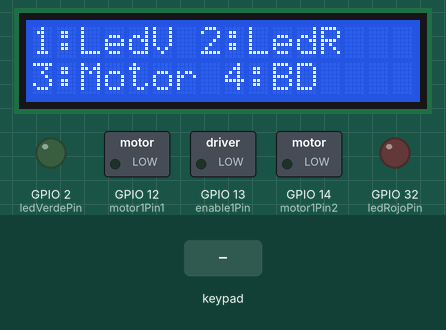
This sketch was run on a simulated ESP32. On the bench: 16×2 character LCD, switched loads named in the sketch (green lamp = pin HIGH), output pins drawn as LEDs (lit = HIGH). Inputs (shaded band) come from the test bench. WiFi joins after 1.5 s; servers stay silent unless stated; uploads are accepted with an empty reply; what the sketch prints to the serial monitor is not drawn.

Above: at 4.5 s.
4.6 s: keypad keys 2 3 1 9 1 8 5 pressed 0.4 s apart
At 7.7 s:
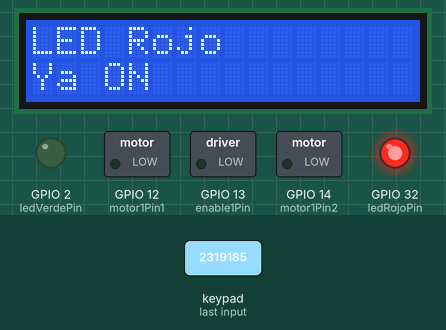
8.9 s: key '2' pressed
At 10.0 s:
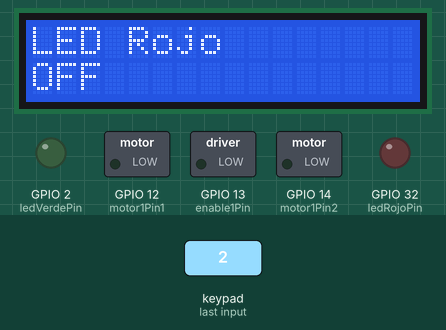
10.4 s: keypad keys 1 3 9 7 2 2 2 pressed 0.4 s apart
At 11.2 s:
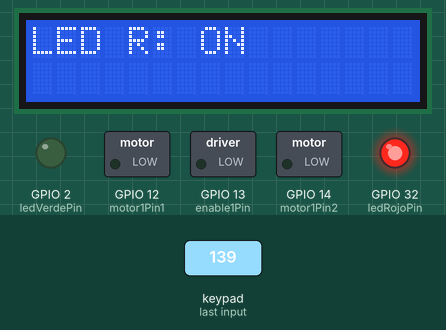
14.7 s: keypad keys 2 3 1 9 1 8 5 D pressed 0.4 s apart
At 16.0 s:
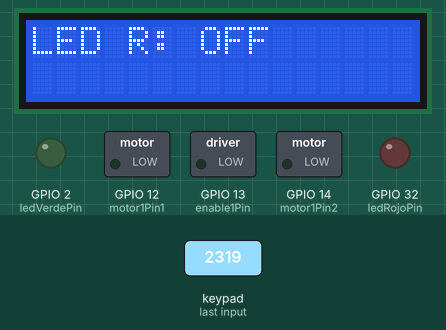
19.4 s: keypad keys 1 7 1 6 4 1 5 pressed 0.4 s apart
At 22.0 s:
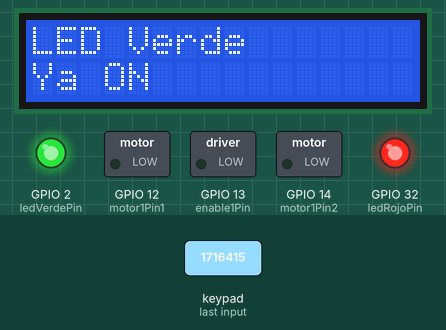
23.7 s: key '3' pressed
At 24.9 s:
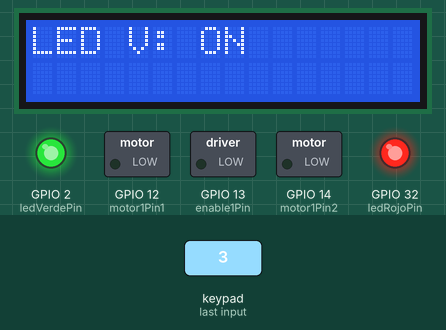
Timing chart, 0 to 26.7 s (numbered marks = the images above; inputs shaded):
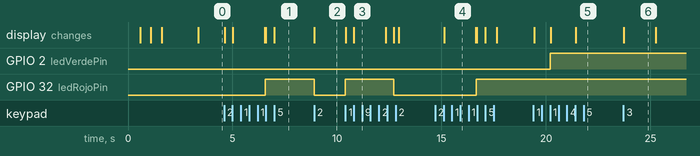

The sketch:

ESP32_WiFi_API.ino
```cpp
#include <Arduino.h>
#include <Wire.h>
#include <LiquidCrystal_I2C.h>
#include <WiFi.h>
#include <HTTPClient.h>
#include <Keypad.h>
#include <ArduinoJson.h>

// ============================================================================
// CONFIGURACIÓN WiFi
// ============================================================================
const char *ssid = "Camilo";
const char *password = "redmin13";

// URL base de tu API
const char *apiBaseURL = "http://10.110.150.231:5000/api";

// ============================================================================
// CONFIGURACIÓN LCD
// ============================================================================
LiquidCrystal_I2C lcd(0x27, 16, 2);

// ============================================================================
// CONFIGURACIÓN MOTOR Y LEDS
// ============================================================================
int motor1Pin1 = 12;
int motor1Pin2 = 14;
int enable1Pin = 13;
int dutyCycle = 200;

int btnMotorOn = 27;
int btnMotorOff = 26;
int btnLedVerde = 25;
int btnLedRojo = 33;
int ledVerdePin = 2;
int ledRojoPin = 32;

bool motorEncendido = false;
bool ledVerdeEncendido = false;
bool ledRojoEncendido = false;

unsigned long lastDebounceTime = 0;
unsigned long debounceDelay = 50;

// IDs de dispositivos
const int DISP_MOTOR_ID = 1;
const int DISP_LED_VERDE_ID = 2;
const int DISP_LED_ROJO_ID = 3;

// Usuario activo
int usuarioId = 1;
String nombreUsuario = "Desconocido";

// ============================================================================
// CONFIGURACIÓN TECLADO MATRICIAL
// ============================================================================
const byte FILAS = 4;
const byte COLUMNAS = 4;
char teclas[FILAS][COLUMNAS] = {
    {'1', '2', '3', 'A'},
    {'4', '5', '6', 'B'},
    {'7', '8', '9', 'C'},
    {'*', '0', '#', 'D'}};

byte pinesFilas[FILAS] = {23, 19, 18, 5};
byte pinesColumnas[COLUMNAS] = {17, 16, 4, 15};
Keypad teclado = Keypad(makeKeymap(teclas), pinesFilas, pinesColumnas, FILAS, COLUMNAS);

// ============================================================================
// FUNCIONES WiFi y API
// ============================================================================
void mostrarEstado(const char *linea1, const char *linea2)
{
    lcd.clear();
    lcd.setCursor(0, 0);
    lcd.print(linea1);
    lcd.setCursor(0, 1);
    lcd.print(linea2);
}

void conectarWiFi()
{
    lcd.clear();
    lcd.print("Conectando...");
    WiFi.begin(ssid, password);

    int intentos = 0;
    while (WiFi.status() != WL_CONNECTED && intentos < 20)
    {
        delay(500);
        lcd.setCursor(intentos % 16, 1);
        lcd.print(".");
        intentos++;
    }

    if (WiFi.status() == WL_CONNECTED)
    {
        lcd.clear();
        lcd.print("WiFi OK");
        lcd.setCursor(0, 1);
        lcd.print(WiFi.localIP());
        delay(1500);
    }
    else
    {
        lcd.clear();
        lcd.print("WiFi Error");
        lcd.setCursor(0, 1);
        lcd.print("Modo offline");
        delay(1500);
    }
}

// Obtener usuario activo desde la API
void obtenerUsuarioActivo()
{
    if (WiFi.status() != WL_CONNECTED)
        return;

    String url = String(apiBaseURL) + "/usuarios/activo";
    HTTPClient http;
    http.begin(url);
    int httpCode = http.GET();

    if (httpCode == 200)
    {
        String payload = http.getString();
        DynamicJsonDocument doc(512);
        DeserializationError err = deserializeJson(doc, payload);

        if (!err && doc["success"])
        {
            usuarioId = doc["usuario_activo"]["id"].as<int>();
            nombreUsuario = doc["usuario_activo"]["nombre"].as<String>();
            mostrarEstado("Usuario:", nombreUsuario.c_str());
            delay(2000);
        }
    }

    http.end();
}

// Enviar acción a la API
void enviarAccionAPI(int dispositivoId, String accion)
{
    if (WiFi.status() != WL_CONNECTED)
    {
        Serial.println("Sin conexión WiFi - no se envió a API");
        return;
    }

    String url = String(apiBaseURL) + "/acciones/registrar";
    HTTPClient http;
    http.begin(url);
    http.addHeader("Content-Type", "application/json");

    String jsonData = "{";
    jsonData += "\"usuario_id\":" + String(usuarioId) + ",";
    jsonData += "\"dispositivo_id\":" + String(dispositivoId) + ",";
    jsonData += "\"accion\":\"" + accion + "\"";
    jsonData += "}";

    int code = http.POST(jsonData);
    http.end();

    Serial.printf("POST %s -> %d\n", url.c_str(), code);
}

// ============================================================================
// FUNCIONES DE CONTROL
// ============================================================================
void motorOn()
{
    if (!motorEncendido)
    {
        digitalWrite(motor1Pin1, HIGH);
        digitalWrite(motor1Pin2, LOW);
        analogWrite(enable1Pin, dutyCycle);
        motorEncendido = true;
        mostrarEstado("Motor", "ON");
        enviarAccionAPI(DISP_MOTOR_ID, "ENCENDER");
    }
    else
    {
        mostrarEstado("Motor", "Ya esta ON");
    }
}

void motorOff()
{
    if (motorEncendido)
    {
        digitalWrite(motor1Pin1, LOW);
        digitalWrite(motor1Pin2, LOW);
        analogWrite(enable1Pin, 0);
        motorEncendido = false;
        mostrarEstado("Motor", "OFF");
        enviarAccionAPI(DISP_MOTOR_ID, "APAGAR");
    }
    else
    {
        mostrarEstado("Motor", "Ya esta OFF");
    }
}

void ledVerdeOn()
{
    if (!ledVerdeEncendido)
    {
        ledVerdeEncendido = true;
        digitalWrite(ledVerdePin, HIGH);
        mostrarEstado("LED Verde", "ON");
        enviarAccionAPI(DISP_LED_VERDE_ID, "ENCENDER");
    }
    else
        mostrarEstado("LED Verde", "Ya ON");
}

void ledVerdeOff()
{
    if (ledVerdeEncendido)
    {
        ledVerdeEncendido = false;
        digitalWrite(ledVerdePin, LOW);
        mostrarEstado("LED Verde", "OFF");
        enviarAccionAPI(DISP_LED_VERDE_ID, "APAGAR");
    }
    else
        mostrarEstado("LED Verde", "Ya OFF");
}

void ledRojoOn()
{
    if (!ledRojoEncendido)
    {
        ledRojoEncendido = true;
        digitalWrite(ledRojoPin, HIGH);
        mostrarEstado("LED Rojo", "ON");
        enviarAccionAPI(DISP_LED_ROJO_ID, "ENCENDER");
    }
    else
        mostrarEstado("LED Rojo", "Ya ON");
}

void ledRojoOff()
{
    if (ledRojoEncendido)
    {
        ledRojoEncendido = false;
        digitalWrite(ledRojoPin, LOW);
        mostrarEstado("LED Rojo", "OFF");
        enviarAccionAPI(DISP_LED_ROJO_ID, "APAGAR");
    }
    else
        mostrarEstado("LED Rojo", "Ya OFF");
}

// ============================================================================
// TECLADO
// ============================================================================
int menuActual = 0;
bool enSubmenu = false;

void mostrarMenuPrincipal()
{
    lcd.clear();
    lcd.setCursor(0, 0);
    lcd.print("1:LedV 2:LedR");
    lcd.setCursor(0, 1);
    lcd.print("3:Motor 4:BD");
}

void mostrarSubmenu(String nombre)
{
    lcd.clear();
    lcd.setCursor(0, 0);
    lcd.print(nombre);
    lcd.setCursor(0, 1);
    lcd.print("1:ON 2:OFF 3:EST");
}

void manejarTeclado()
{
    char tecla = teclado.getKey();
    if (!tecla)
        return;

    if (!enSubmenu)
    {
        if (tecla >= '1' && tecla <= '3')
        {
            menuActual = tecla - '0';
            enSubmenu = true;
            if (menuActual == 1)
                mostrarSubmenu("LED Verde");
            else if (menuActual == 2)
                mostrarSubmenu("LED Rojo");
            else if (menuActual == 3)
                mostrarSubmenu("Motor");
        }
    }
    else
    {
        if (tecla == '1')
        {
            if (menuActual == 1)
                ledVerdeOn();
            else if (menuActual == 2)
                ledRojoOn();
            else if (menuActual == 3)
                motorOn();
        }
        else if (tecla == '2')
        {
            if (menuActual == 1)
                ledVerdeOff();
            else if (menuActual == 2)
                ledRojoOff();
            else if (menuActual == 3)
                motorOff();
        }
        else if (tecla == '3')
        {
            lcd.clear();
            if (menuActual == 1)
                lcd.print(ledVerdeEncendido ? "LED V: ON" : "LED V: OFF");
            else if (menuActual == 2)
                lcd.print(ledRojoEncendido ? "LED R: ON" : "LED R: OFF");
            else if (menuActual == 3)
                lcd.print(motorEncendido ? "Motor: ON" : "Motor: OFF");
            delay(1500);
            mostrarSubmenu(menuActual == 1 ? "LED Verde" : menuActual == 2 ? "LED Rojo" : "Motor");
        }
        else if (tecla == 'D')
        {
            enSubmenu = false;
            mostrarMenuPrincipal();
        }
    }
}

// ============================================================================
// SETUP
// ============================================================================
void setup()
{
    Serial.begin(115200);
    lcd.init();
    lcd.backlight();

    pinMode(motor1Pin1, OUTPUT);
    pinMode(motor1Pin2, OUTPUT);
    pinMode(enable1Pin, OUTPUT);
    pinMode(ledVerdePin, OUTPUT);
    pinMode(ledRojoPin, OUTPUT);
    pinMode(btnMotorOn, INPUT);
    pinMode(btnMotorOff, INPUT);
    pinMode(btnLedVerde, INPUT);
    pinMode(btnLedRojo, INPUT);

    conectarWiFi();
    obtenerUsuarioActivo();

    mostrarEstado("Sistema Listo", "Pulsa tecla");
    mostrarMenuPrincipal();
}

// ============================================================================
// LOOP
// ============================================================================
void loop()
{
    // Actualizar usuario activo cada 30 seg
    static unsigned long lastUserCheck = 0;
    if (millis() - lastUserCheck > 30000)
    {
        obtenerUsuarioActivo();
        lastUserCheck = millis();
    }

    manejarTeclado();
}
```

Measured:
- after the input at 4.6 s, GPIO 32 (ledRojoPin): LOW → HIGH after 2.0 s; the display: first changes at once (image 1 shows a later state)
- after the input at 8.9 s, GPIO 32 (ledRojoPin): HIGH → LOW at once; the display: changes at once (image 2)
- after the input at 10.4 s, GPIO 32 (ledRojoPin): LOW → HIGH at once, → LOW 2.3 s later; the display: first changes at once (image 3 shows a later state)
- after the input at 14.7 s, GPIO 32 (ledRojoPin): LOW → HIGH after 2.0 s; the display: changes after 0.42 s (image 4)
- after the input at 19.4 s, GPIO 2 (ledVerdePin): LOW → HIGH after 0.81 s; the display: first changes at once (image 5 shows a later state)
- after the input at 23.7 s, the display: changes at once (image 6)
- what the display in image 6 shows lasts 1.5 s, from 23.7 s to 25.2 s
